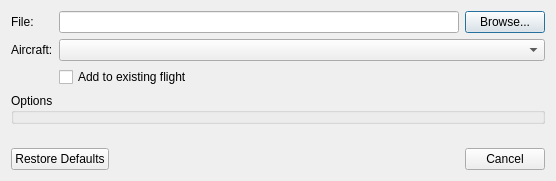
<?xml version="1.0" encoding="UTF-8"?>
<ui version="4.0">
 <class>BasicImportDialog</class>
 <widget class="QDialog" name="BasicImportDialog">
  <property name="geometry">
   <rect>
    <x>0</x>
    <y>0</y>
    <width>556</width>
    <height>181</height>
   </rect>
  </property>
  <property name="windowTitle">
   <string>Import</string>
  </property>
  <layout class="QVBoxLayout" name="verticalLayout">
   <item>
    <layout class="QFormLayout" name="formLayout">
     <item row="0" column="0">
      <widget class="QLabel" name="fileLabel">
       <property name="text">
        <string>File:</string>
       </property>
      </widget>
     </item>
     <item row="0" column="1">
      <layout class="QHBoxLayout" name="horizontalLayout">
       <item>
        <widget class="QLineEdit" name="filePathLineEdit">
         <property name="minimumSize">
          <size>
           <width>400</width>
           <height>0</height>
          </size>
         </property>
        </widget>
       </item>
       <item>
        <widget class="QPushButton" name="fileSelectionPushButton">
         <property name="text">
          <string>Browse...</string>
         </property>
        </widget>
       </item>
      </layout>
     </item>
     <item row="1" column="0">
      <widget class="QLabel" name="aircraftLabel">
       <property name="text">
        <string>Aircraft:</string>
       </property>
      </widget>
     </item>
     <item row="1" column="1">
      <widget class="AircraftSelectionComboBox" name="aircraftSelectionComboBox"/>
     </item>
     <item row="2" column="1">
      <widget class="QCheckBox" name="addToFlightCheckBox">
       <property name="text">
        <string>Add to existing flight</string>
       </property>
      </widget>
     </item>
    </layout>
   </item>
   <item>
    <widget class="QGroupBox" name="optionGroupBox">
     <property name="title">
      <string>Options</string>
     </property>
    </widget>
   </item>
   <item>
    <spacer name="verticalSpacer">
     <property name="orientation">
      <enum>Qt::Vertical</enum>
     </property>
     <property name="sizeHint" stdset="0">
      <size>
       <width>486</width>
       <height>11</height>
      </size>
     </property>
    </spacer>
   </item>
   <item>
    <widget class="QDialogButtonBox" name="defaultButtonBox">
     <property name="orientation">
      <enum>Qt::Horizontal</enum>
     </property>
     <property name="standardButtons">
      <set>QDialogButtonBox::Cancel|QDialogButtonBox::RestoreDefaults</set>
     </property>
    </widget>
   </item>
  </layout>
 </widget>
 <customwidgets>
  <customwidget>
   <class>AircraftSelectionComboBox</class>
   <extends>QComboBox</extends>
   <header location="global">AircraftSelectionComboBox.h</header>
  </customwidget>
 </customwidgets>
 <resources/>
 <connections>
  <connection>
   <sender>defaultButtonBox</sender>
   <signal>accepted()</signal>
   <receiver>BasicImportDialog</receiver>
   <slot>accept()</slot>
   <hints>
    <hint type="sourcelabel">
     <x>248</x>
     <y>254</y>
    </hint>
    <hint type="destinationlabel">
     <x>157</x>
     <y>274</y>
    </hint>
   </hints>
  </connection>
  <connection>
   <sender>defaultButtonBox</sender>
   <signal>rejected()</signal>
   <receiver>BasicImportDialog</receiver>
   <slot>reject()</slot>
   <hints>
    <hint type="sourcelabel">
     <x>316</x>
     <y>260</y>
    </hint>
    <hint type="destinationlabel">
     <x>286</x>
     <y>274</y>
    </hint>
   </hints>
  </connection>
 </connections>
</ui>
